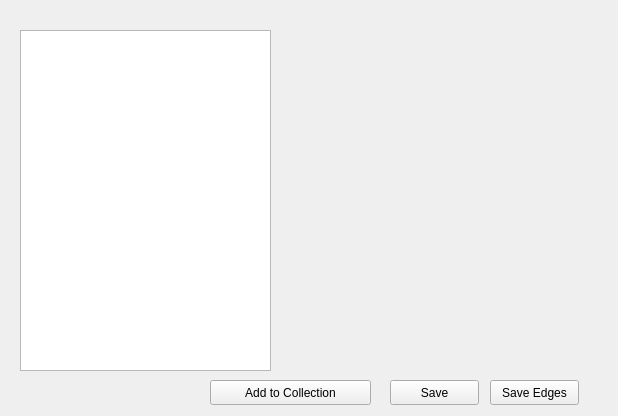
<?xml version="1.0" encoding="UTF-8"?>
<ui version="4.0">
 <class>umlCheckerForm</class>
 <widget class="QWidget" name="umlCheckerForm">
  <property name="geometry">
   <rect>
    <x>0</x>
    <y>0</y>
    <width>618</width>
    <height>416</height>
   </rect>
  </property>
  <property name="windowTitle">
   <string>Form</string>
  </property>
  <widget class="QPushButton" name="saveButton">
   <property name="geometry">
    <rect>
     <x>390</x>
     <y>380</y>
     <width>89</width>
     <height>25</height>
    </rect>
   </property>
   <property name="text">
    <string>Save</string>
   </property>
  </widget>
  <widget class="QWidget" name="verticalLayoutWidget">
   <property name="geometry">
    <rect>
     <x>20</x>
     <y>30</y>
     <width>251</width>
     <height>341</height>
    </rect>
   </property>
   <layout class="QVBoxLayout" name="verticalLayout">
    <item>
     <widget class="QListWidget" name="blockList"/>
    </item>
   </layout>
  </widget>
  <widget class="QWidget" name="horizontalLayoutWidget">
   <property name="geometry">
    <rect>
     <x>300</x>
     <y>40</y>
     <width>301</width>
     <height>301</height>
    </rect>
   </property>
   <layout class="QHBoxLayout" name="horizontalLayout">
    <item>
     <widget class="QWidget" name="widget" native="true">
      <widget class="QLabel" name="label">
       <property name="geometry">
        <rect>
         <x>30</x>
         <y>50</y>
         <width>251</width>
         <height>211</height>
        </rect>
       </property>
       <property name="text">
        <string/>
       </property>
      </widget>
     </widget>
    </item>
   </layout>
  </widget>
  <widget class="QPushButton" name="saveEdgesButton">
   <property name="geometry">
    <rect>
     <x>490</x>
     <y>380</y>
     <width>89</width>
     <height>25</height>
    </rect>
   </property>
   <property name="text">
    <string>Save Edges</string>
   </property>
  </widget>
  <widget class="QPushButton" name="addToCollection">
   <property name="geometry">
    <rect>
     <x>210</x>
     <y>380</y>
     <width>161</width>
     <height>25</height>
    </rect>
   </property>
   <property name="text">
    <string>Add to Collection</string>
   </property>
  </widget>
 </widget>
 <resources/>
 <connections/>
</ui>
